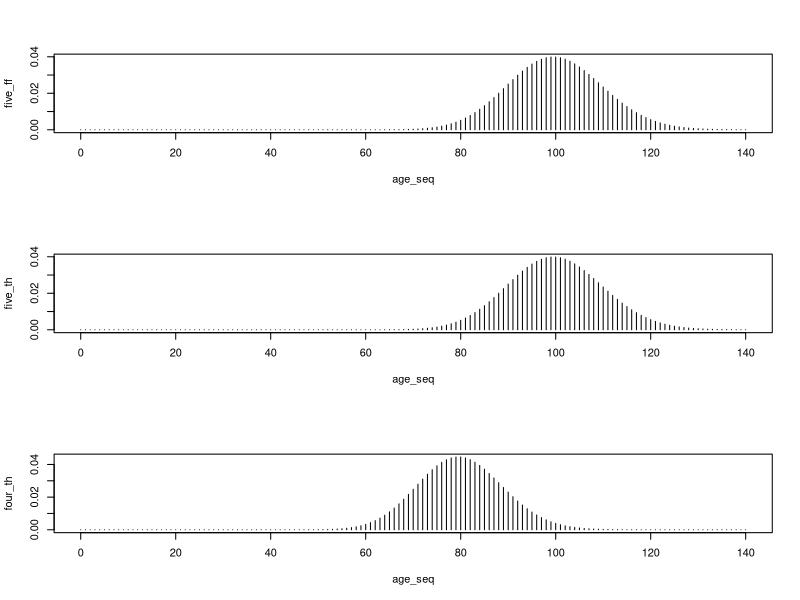
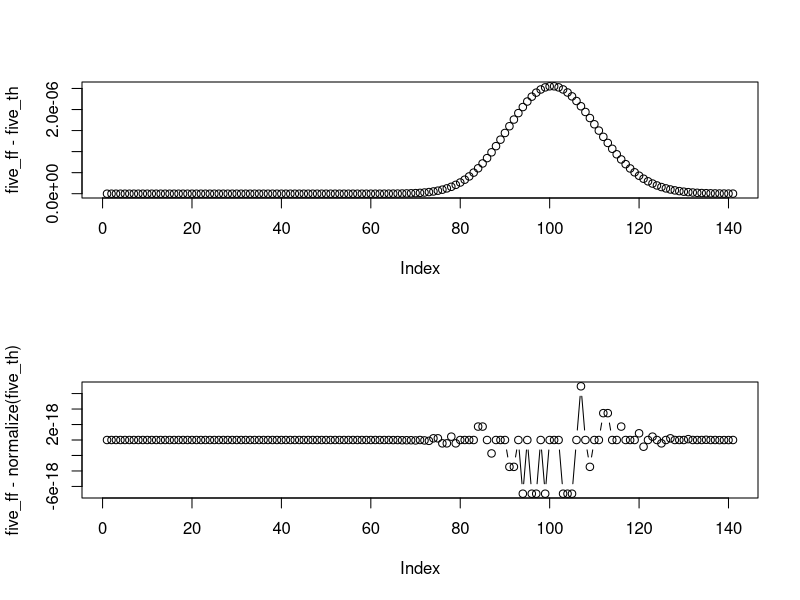
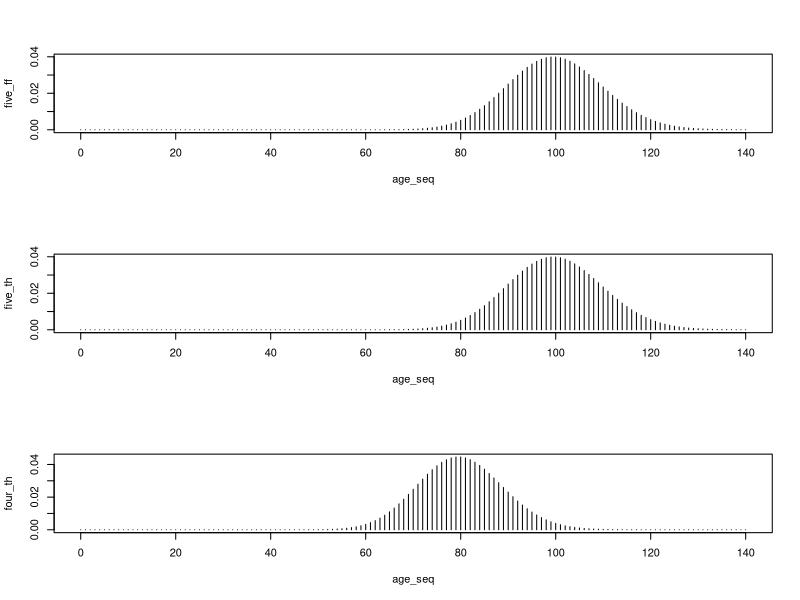
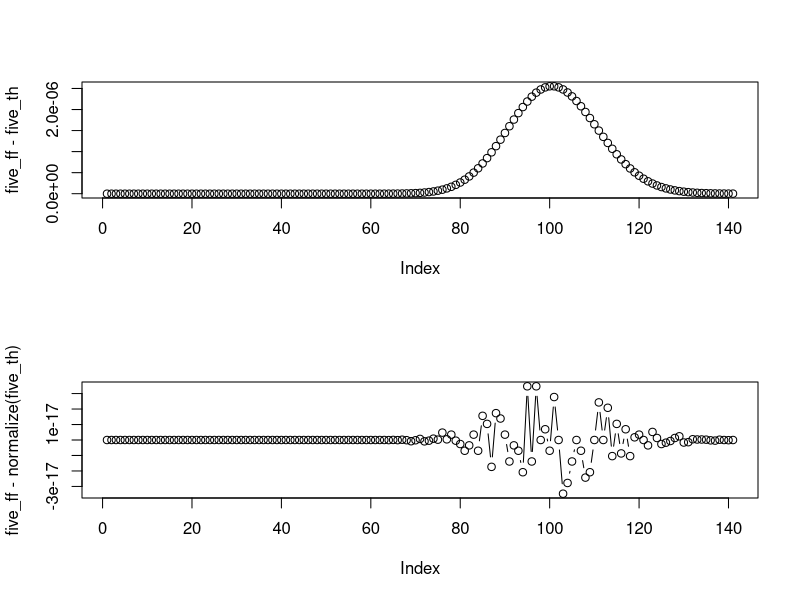
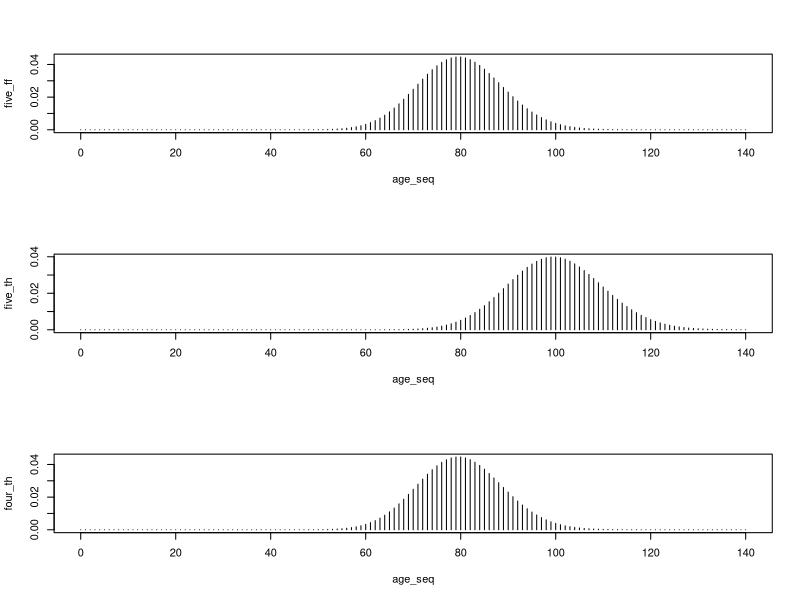
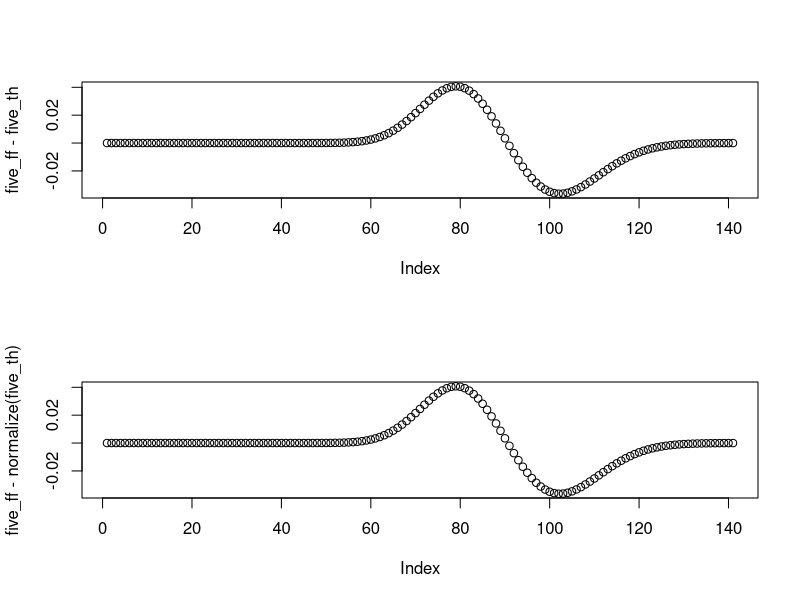
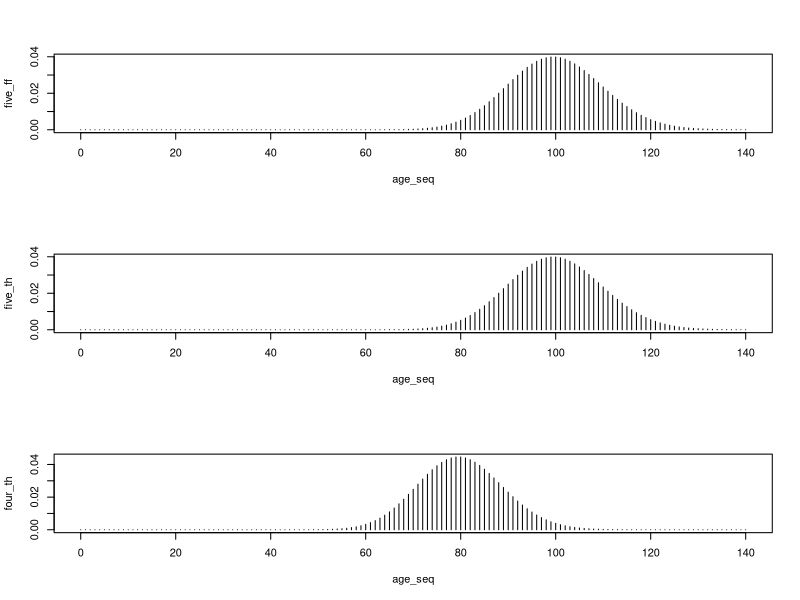
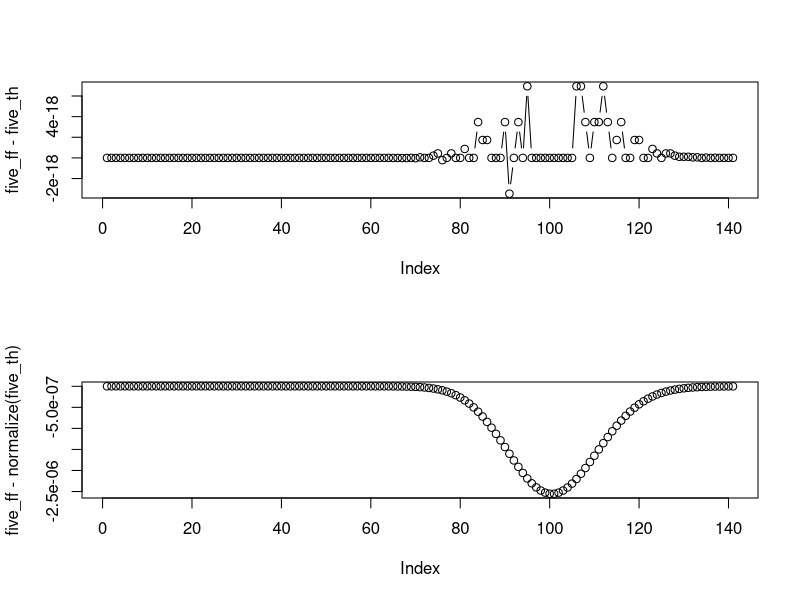

R code for these plots, in order:
## ---- chunk 1
lambda = 20
n_depth = 5
grid_size = (n_depth * lambda + 4 * sqrt(n_depth * lambda))
age_seq = 0:grid_size

# theoretical distributions
normalize = function (x) x / sum(x)

four_th = dpois(age_seq, lambda = 4 * lambda)
five_th = dpois(age_seq, lambda = 5 * lambda)

# five from four
five_ff = {
  tmp = sapply(age_seq, function (x) {
    dpois(age_seq - x, lambda = lambda) * dpois(x, lambda = 4 * lambda)
  })
  tmp = rowSums(tmp)
  tmp = normalize(tmp)
  tmp
}
rm(tmp)

# plot
opar = par(no.readonly = TRUE)
par(mfrow = c(3, 1))
plot(age_seq, five_ff, type = 'h')
plot(age_seq, five_th, type = 'h')
plot(age_seq, four_th, type = 'h')
## ---- chunk 2
par(mfrow = c(2, 1))

# test equality
identical(five_ff, five_th)
all.equal(five_ff, five_th)
all.equal(five_ff, normalize(five_th))
plot(five_ff - five_th, type = 'b')
plot(five_ff - normalize(five_th), type = 'b')
## ---- chunk 3
# a function to sum log-probabilities
log_sum = function (x) {
  if (length(x) == 1) return(x)
  if (length(x) == 2) return(max(x) + log1p(exp(-abs(diff(x)))))
  this  = x[1:2]
  other = x[-c(1:2)]
  out = c(log_sum(this), other)
  return(log_sum(out))
}
## ---- chunk 4
# five from four
five_ff = {
  tmp = sapply(age_seq, function (x) {
    dpois(age_seq - x, lambda = lambda, log = TRUE) + dpois(x, lambda = 4 * lambda, log = TRUE)
  })
  tmp = apply(tmp, 1, log_sum)
  tmp = normalize(exp(tmp))
  tmp
}
rm(tmp)

# plot
par(mfrow = c(3, 1))
plot(age_seq, five_ff, type = 'h')
plot(age_seq, five_th, type = 'h')
plot(age_seq, four_th, type = 'h')

# test equality
par(mfrow = c(2, 1))
identical(five_ff, five_th)
all.equal(five_ff, five_th)
all.equal(five_ff, normalize(five_th))
plot(five_ff - five_th, type = 'b')
plot(five_ff - normalize(five_th), type = 'b')
## ---- chunk 5
five_ff = sapply(age_seq, function (x) {
  sum(dpois(x, lambda = 4 * lambda) * dpois(age_seq - x, lambda = lambda))
  })

# plot
par(mfrow = c(3, 1))
plot(age_seq, five_ff, type = 'h')
plot(age_seq, five_th, type = 'h')
plot(age_seq, four_th, type = 'h')

# test equality
par(mfrow = c(2, 1))
identical(five_ff, five_th)
all.equal(five_ff, five_th)
all.equal(five_ff, normalize(five_th))
plot(five_ff - five_th, type = 'b')
plot(five_ff - normalize(five_th), type = 'b')
## ---- chunk 6
five_ff = sapply(age_seq, function (x) {
  sum(dpois(0:x, lambda = 4 * lambda) * rev(dpois(0:x, lambda = lambda)))
  })

# plot
par(mfrow = c(3, 1))
plot(age_seq, five_ff, type = 'h')
plot(age_seq, five_th, type = 'h')
plot(age_seq, four_th, type = 'h')

# test equality
par(mfrow = c(2, 1))
identical(five_ff, five_th)
all.equal(five_ff, five_th)
all.equal(five_ff, normalize(five_th))
plot(five_ff - five_th, type = 'b')
plot(five_ff - normalize(five_th), type = 'b')
## ---- chunk 7
five_ff = {
  tmp = sapply(age_seq, function (x) {
    log_sum(dpois(0:x, lambda = 4 * lambda, log = TRUE) +
            rev(dpois(0:x, lambda = lambda, log = TRUE)))
  })
  exp(tmp)
}

rm(tmp)

# plot
par(mfrow = c(3, 1))
plot(age_seq, five_ff, type = 'h')
plot(age_seq, five_th, type = 'h')
plot(age_seq, four_th, type = 'h')

# test equality
par(mfrow = c(2, 1))
identical(five_ff, five_th)
all.equal(five_ff, five_th)
all.equal(five_ff, normalize(five_th))
plot(five_ff - five_th, type = 'b')
plot(five_ff - normalize(five_th), type = 'b')

# reset graphical parameters
par(opar)
## ---- chunk 8
four_ff = {
  tmp = sapply(age_seq, function (x) {
    log_sum(dpois(x:grid_size, lambda = 5 * lambda, log = TRUE) +
            dpois(0:(grid_size - x), lambda = lambda, log = TRUE))
  })
  exp(tmp)
}

rm(tmp)

# plot
par(mfrow = c(3, 1))
plot(age_seq, five_th, type = 'h')
plot(age_seq, four_ff, type = 'h')
plot(age_seq, four_th, type = 'h')

# test equality
par(opar)
identical(four_ff, four_th)
all.equal(four_ff, four_th)
all.equal(five_ff, normalize(five_th))
plot(four_ff - four_th, type = 'b')
